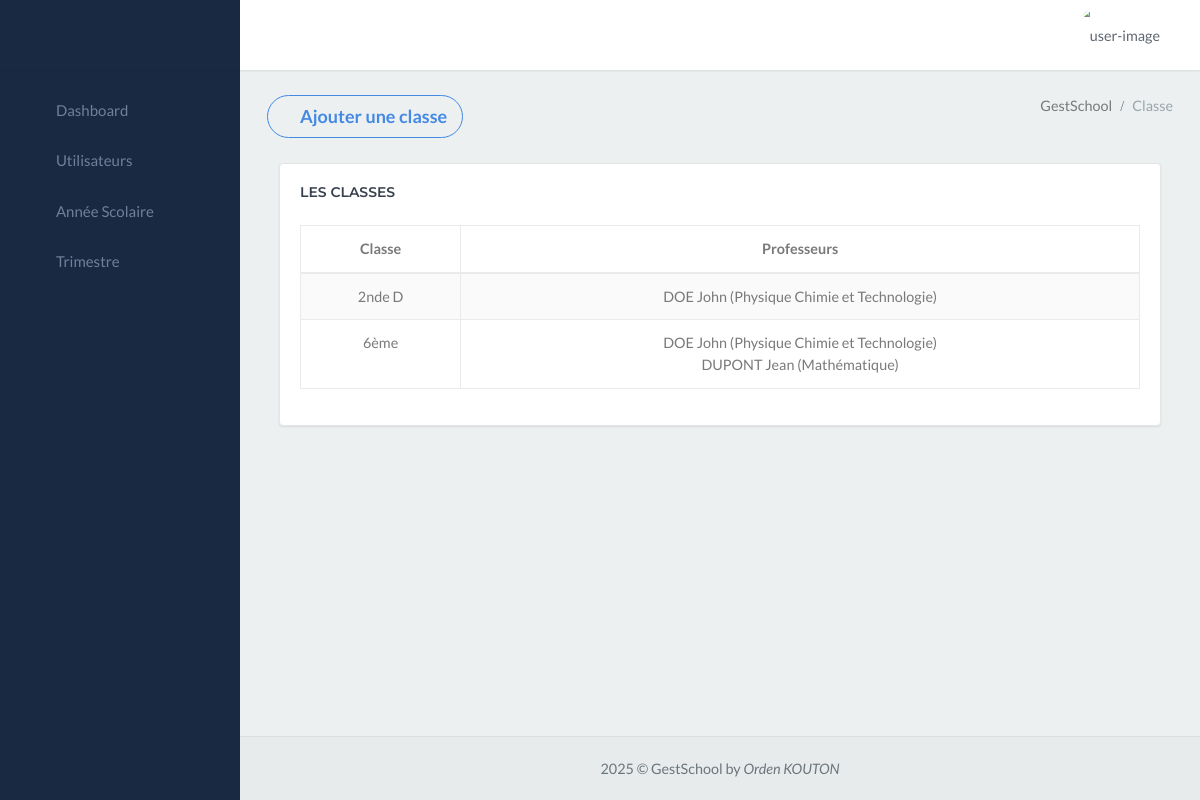
The page /gestschool_app/classe/ on the database as committed earlier.
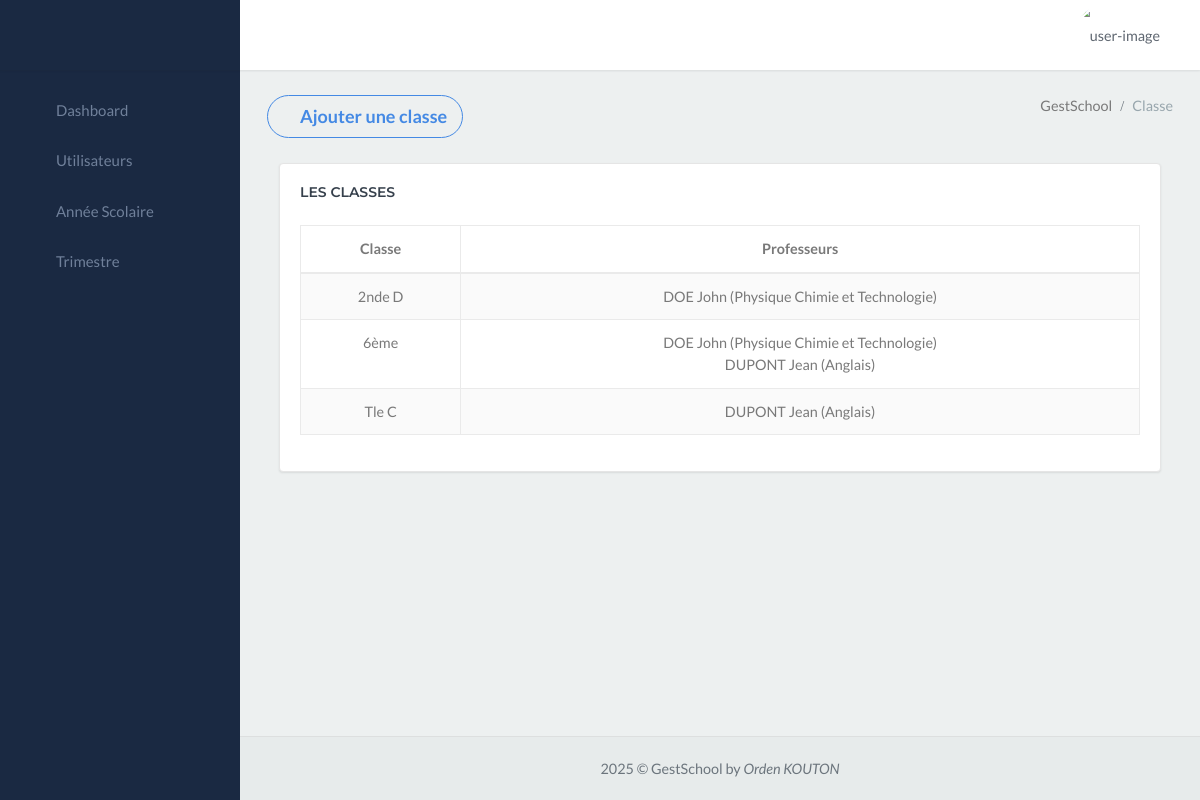
The same page on the database as committed later.
### gestschool_app/models.py (models this page shows)
class Classe_exist(models.Model):
    fusion = models.CharField(max_length=80)

class Professeur(models.Model):
    user = models.OneToOneField(settings.AUTH_USER_MODEL, on_delete=models.CASCADE, null=True, blank=True)
    nom = models.CharField(max_length=80)
    prenom = models.CharField(max_length=100)
    role = models.CharField(max_length=100)
    contact = models.CharField(max_length=100)
    email = models.CharField(max_length=100)
    matiere = models.ForeignKey(Matiere, on_delete=models.CASCADE)
    annee_scolaire = models.ForeignKey(AnneeScolaire, on_delete=models.SET_NULL, null=True, blank=True)

class Matiere(models.Model):
    nom = models.CharField(max_length=80)
    sigle = models.CharField(max_length=50)

### gestschool_app/views.py (the view)
# urls.py: path('classe/', views.classe, name='classe'),
def classe(request):
    classes = Classe_exist.objects.all()
    classes_professeurs = []
    for classe in classes:
        professeurs = Professeur_Classe.objects.filter(classe=classe)
        classes_professeurs.append({
            'classe': classe,
            'professeurs': [{'professeur': professeur.professeur, 'matiere': professeur.matiere} for professeur in professeurs]
        })
    return render(request, 'classe.html', {'classes_professeurs': classes_professeurs})

### gestschool_app/templates/classe.html (shortened to what this page needs)
{% extends "menu.html" %}
{% block content %}
<div class="content-page">
    <div class="content">
        <div class="container-fluid">
            <div class="row">
                <div class="col-12">
                    <div class="page-title-box">
                        <button type="button"
                            class="page-title btn btn-outline-success btn-rounded waves-effect width-md waves-light"
                            data-toggle="modal" data-target=".bs-example-modal-lg">
                            <i class="ion ion-md-add-circle"></i>
                            Ajouter une classe
                        </button>
                        <div class="page-title-right">
                            <ol class="breadcrumb p-0 m-0">
                                <li class="breadcrumb-item active">GestSchool</li>
                                <li class="breadcrumb-item"><a>Classe</a></li>
                            </ol>
                        </div>
                        <div class="clearfix"></div>
                    </div>
                </div>
            </div>
            <div class="container-fluid">
                <div class="row">
                    <div class="col-lg-12">
                        <div class="card">
                            <div class="card-body">
                                <h4 class="header-title mb-4">Les Classes</h4>
                                <div class="table-responsive">
                                    <table id="datatable-buttons"
                                        class="table table-striped table-bordered dt-responsive nowrap"
                                        style="border-collapse: collapse; border-spacing: 0; width: 100%;">
                                        <thead>
                                            <tr>
                                                <th style="text-align: center;">Classe</th>
                                                <th style="text-align: center;">Professeurs</th>
                                            </tr>
                                        </thead>
                                        <tbody>
                                            {% for classe_professeurs in classes_professeurs %}
                                                <tr style="text-align: center;">
                                                    <td>{{ classe_professeurs.classe.fusion }}</td>
                                                    <td>
                                                        {% for prof_matiere in classe_professeurs.professeurs %}
                                                            {{ prof_matiere.professeur.nom }} {{ prof_matiere.professeur.prenom }} ({{ prof_matiere.matiere.nom }}){% if not forloop.last %} <br> {% endif %}
                                                        {% empty %}
                                                            Aucun professeur attribué
                                                        {% endfor %}
                                                    </td>
                                                </tr>
                                            {% empty %}
                                                <tr>
                                                    <td colspan="2" style="text-align: center; color: red; font-style: italic;">Aucune classe enregistrée</td>
                                                </tr>
                                            {% endfor %}
                                        </tbody>
                                    </table>
                                </div>
                            </div>
                        </div>
                    </div>
                </div>
            </div>
        </div>
    </div>
</div>
{% endblock %}

Rows that differ between the two databases and show on the page:
changed Professeur "DUPONT": matiere.nom "Mathématique" → "Anglais"
added Classe_exist: classe.fusion "Tle C", Professeur (professeur.nom "DUPONT", professeur.prenom "Jean", matiere.nom "Anglais")
